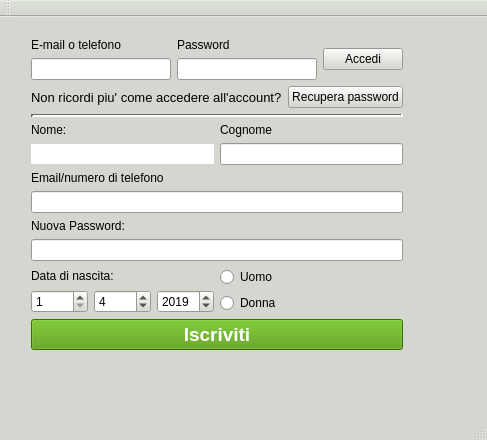
<?xml version="1.0" encoding="UTF-8"?>
<ui version="4.0">
 <class>ProjectQt</class>
 <widget class="QMainWindow" name="ProjectQt">
  <property name="windowModality">
   <enum>Qt::NonModal</enum>
  </property>
  <property name="enabled">
   <bool>true</bool>
  </property>
  <property name="geometry">
   <rect>
    <x>0</x>
    <y>0</y>
    <width>487</width>
    <height>440</height>
   </rect>
  </property>
  <property name="sizePolicy">
   <sizepolicy hsizetype="MinimumExpanding" vsizetype="MinimumExpanding">
    <horstretch>0</horstretch>
    <verstretch>0</verstretch>
   </sizepolicy>
  </property>
  <property name="minimumSize">
   <size>
    <width>487</width>
    <height>440</height>
   </size>
  </property>
  <property name="maximumSize">
   <size>
    <width>1234124</width>
    <height>134134</height>
   </size>
  </property>
  <property name="palette">
   <palette>
    <active>
     <colorrole role="WindowText">
      <brush brushstyle="SolidPattern">
       <color alpha="255">
        <red>0</red>
        <green>0</green>
        <blue>0</blue>
       </color>
      </brush>
     </colorrole>
     <colorrole role="Button">
      <brush brushstyle="SolidPattern">
       <color alpha="255">
        <red>211</red>
        <green>215</green>
        <blue>207</blue>
       </color>
      </brush>
     </colorrole>
     <colorrole role="Light">
      <brush brushstyle="SolidPattern">
       <color alpha="255">
        <red>255</red>
        <green>255</green>
        <blue>255</blue>
       </color>
      </brush>
     </colorrole>
     <colorrole role="Midlight">
      <brush brushstyle="SolidPattern">
       <color alpha="255">
        <red>233</red>
        <green>235</green>
        <blue>231</blue>
       </color>
      </brush>
     </colorrole>
     <colorrole role="Dark">
      <brush brushstyle="SolidPattern">
       <color alpha="255">
        <red>105</red>
        <green>107</green>
        <blue>103</blue>
       </color>
      </brush>
     </colorrole>
     <colorrole role="Mid">
      <brush brushstyle="SolidPattern">
       <color alpha="255">
        <red>141</red>
        <green>143</green>
        <blue>138</blue>
       </color>
      </brush>
     </colorrole>
     <colorrole role="Text">
      <brush brushstyle="SolidPattern">
       <color alpha="255">
        <red>0</red>
        <green>0</green>
        <blue>0</blue>
       </color>
      </brush>
     </colorrole>
     <colorrole role="BrightText">
      <brush brushstyle="SolidPattern">
       <color alpha="255">
        <red>255</red>
        <green>255</green>
        <blue>255</blue>
       </color>
      </brush>
     </colorrole>
     <colorrole role="ButtonText">
      <brush brushstyle="SolidPattern">
       <color alpha="255">
        <red>0</red>
        <green>0</green>
        <blue>0</blue>
       </color>
      </brush>
     </colorrole>
     <colorrole role="Base">
      <brush brushstyle="SolidPattern">
       <color alpha="255">
        <red>255</red>
        <green>255</green>
        <blue>255</blue>
       </color>
      </brush>
     </colorrole>
     <colorrole role="Window">
      <brush brushstyle="SolidPattern">
       <color alpha="255">
        <red>211</red>
        <green>215</green>
        <blue>207</blue>
       </color>
      </brush>
     </colorrole>
     <colorrole role="Shadow">
      <brush brushstyle="SolidPattern">
       <color alpha="255">
        <red>0</red>
        <green>0</green>
        <blue>0</blue>
       </color>
      </brush>
     </colorrole>
     <colorrole role="AlternateBase">
      <brush brushstyle="SolidPattern">
       <color alpha="255">
        <red>233</red>
        <green>235</green>
        <blue>231</blue>
       </color>
      </brush>
     </colorrole>
     <colorrole role="ToolTipBase">
      <brush brushstyle="SolidPattern">
       <color alpha="255">
        <red>255</red>
        <green>255</green>
        <blue>220</blue>
       </color>
      </brush>
     </colorrole>
     <colorrole role="ToolTipText">
      <brush brushstyle="SolidPattern">
       <color alpha="255">
        <red>0</red>
        <green>0</green>
        <blue>0</blue>
       </color>
      </brush>
     </colorrole>
     <colorrole role="PlaceholderText">
      <brush brushstyle="SolidPattern">
       <color alpha="128">
        <red>0</red>
        <green>0</green>
        <blue>0</blue>
       </color>
      </brush>
     </colorrole>
    </active>
    <inactive>
     <colorrole role="WindowText">
      <brush brushstyle="SolidPattern">
       <color alpha="255">
        <red>0</red>
        <green>0</green>
        <blue>0</blue>
       </color>
      </brush>
     </colorrole>
     <colorrole role="Button">
      <brush brushstyle="SolidPattern">
       <color alpha="255">
        <red>211</red>
        <green>215</green>
        <blue>207</blue>
       </color>
      </brush>
     </colorrole>
     <colorrole role="Light">
      <brush brushstyle="SolidPattern">
       <color alpha="255">
        <red>255</red>
        <green>255</green>
        <blue>255</blue>
       </color>
      </brush>
     </colorrole>
     <colorrole role="Midlight">
      <brush brushstyle="SolidPattern">
       <color alpha="255">
        <red>233</red>
        <green>235</green>
        <blue>231</blue>
       </color>
      </brush>
     </colorrole>
     <colorrole role="Dark">
      <brush brushstyle="SolidPattern">
       <color alpha="255">
        <red>105</red>
        <green>107</green>
        <blue>103</blue>
       </color>
      </brush>
     </colorrole>
     <colorrole role="Mid">
      <brush brushstyle="SolidPattern">
       <color alpha="255">
        <red>141</red>
        <green>143</green>
        <blue>138</blue>
       </color>
      </brush>
     </colorrole>
     <colorrole role="Text">
      <brush brushstyle="SolidPattern">
       <color alpha="255">
        <red>0</red>
        <green>0</green>
        <blue>0</blue>
       </color>
      </brush>
     </colorrole>
     <colorrole role="BrightText">
      <brush brushstyle="SolidPattern">
       <color alpha="255">
        <red>255</red>
        <green>255</green>
        <blue>255</blue>
       </color>
      </brush>
     </colorrole>
     <colorrole role="ButtonText">
      <brush brushstyle="SolidPattern">
       <color alpha="255">
        <red>0</red>
        <green>0</green>
        <blue>0</blue>
       </color>
      </brush>
     </colorrole>
     <colorrole role="Base">
      <brush brushstyle="SolidPattern">
       <color alpha="255">
        <red>255</red>
        <green>255</green>
        <blue>255</blue>
       </color>
      </brush>
     </colorrole>
     <colorrole role="Window">
      <brush brushstyle="SolidPattern">
       <color alpha="255">
        <red>211</red>
        <green>215</green>
        <blue>207</blue>
       </color>
      </brush>
     </colorrole>
     <colorrole role="Shadow">
      <brush brushstyle="SolidPattern">
       <color alpha="255">
        <red>0</red>
        <green>0</green>
        <blue>0</blue>
       </color>
      </brush>
     </colorrole>
     <colorrole role="AlternateBase">
      <brush brushstyle="SolidPattern">
       <color alpha="255">
        <red>233</red>
        <green>235</green>
        <blue>231</blue>
       </color>
      </brush>
     </colorrole>
     <colorrole role="ToolTipBase">
      <brush brushstyle="SolidPattern">
       <color alpha="255">
        <red>255</red>
        <green>255</green>
        <blue>220</blue>
       </color>
      </brush>
     </colorrole>
     <colorrole role="ToolTipText">
      <brush brushstyle="SolidPattern">
       <color alpha="255">
        <red>0</red>
        <green>0</green>
        <blue>0</blue>
       </color>
      </brush>
     </colorrole>
     <colorrole role="PlaceholderText">
      <brush brushstyle="SolidPattern">
       <color alpha="128">
        <red>0</red>
        <green>0</green>
        <blue>0</blue>
       </color>
      </brush>
     </colorrole>
    </inactive>
    <disabled>
     <colorrole role="WindowText">
      <brush brushstyle="SolidPattern">
       <color alpha="255">
        <red>105</red>
        <green>107</green>
        <blue>103</blue>
       </color>
      </brush>
     </colorrole>
     <colorrole role="Button">
      <brush brushstyle="SolidPattern">
       <color alpha="255">
        <red>211</red>
        <green>215</green>
        <blue>207</blue>
       </color>
      </brush>
     </colorrole>
     <colorrole role="Light">
      <brush brushstyle="SolidPattern">
       <color alpha="255">
        <red>255</red>
        <green>255</green>
        <blue>255</blue>
       </color>
      </brush>
     </colorrole>
     <colorrole role="Midlight">
      <brush brushstyle="SolidPattern">
       <color alpha="255">
        <red>233</red>
        <green>235</green>
        <blue>231</blue>
       </color>
      </brush>
     </colorrole>
     <colorrole role="Dark">
      <brush brushstyle="SolidPattern">
       <color alpha="255">
        <red>105</red>
        <green>107</green>
        <blue>103</blue>
       </color>
      </brush>
     </colorrole>
     <colorrole role="Mid">
      <brush brushstyle="SolidPattern">
       <color alpha="255">
        <red>141</red>
        <green>143</green>
        <blue>138</blue>
       </color>
      </brush>
     </colorrole>
     <colorrole role="Text">
      <brush brushstyle="SolidPattern">
       <color alpha="255">
        <red>105</red>
        <green>107</green>
        <blue>103</blue>
       </color>
      </brush>
     </colorrole>
     <colorrole role="BrightText">
      <brush brushstyle="SolidPattern">
       <color alpha="255">
        <red>255</red>
        <green>255</green>
        <blue>255</blue>
       </color>
      </brush>
     </colorrole>
     <colorrole role="ButtonText">
      <brush brushstyle="SolidPattern">
       <color alpha="255">
        <red>105</red>
        <green>107</green>
        <blue>103</blue>
       </color>
      </brush>
     </colorrole>
     <colorrole role="Base">
      <brush brushstyle="SolidPattern">
       <color alpha="255">
        <red>211</red>
        <green>215</green>
        <blue>207</blue>
       </color>
      </brush>
     </colorrole>
     <colorrole role="Window">
      <brush brushstyle="SolidPattern">
       <color alpha="255">
        <red>211</red>
        <green>215</green>
        <blue>207</blue>
       </color>
      </brush>
     </colorrole>
     <colorrole role="Shadow">
      <brush brushstyle="SolidPattern">
       <color alpha="255">
        <red>0</red>
        <green>0</green>
        <blue>0</blue>
       </color>
      </brush>
     </colorrole>
     <colorrole role="AlternateBase">
      <brush brushstyle="SolidPattern">
       <color alpha="255">
        <red>211</red>
        <green>215</green>
        <blue>207</blue>
       </color>
      </brush>
     </colorrole>
     <colorrole role="ToolTipBase">
      <brush brushstyle="SolidPattern">
       <color alpha="255">
        <red>255</red>
        <green>255</green>
        <blue>220</blue>
       </color>
      </brush>
     </colorrole>
     <colorrole role="ToolTipText">
      <brush brushstyle="SolidPattern">
       <color alpha="255">
        <red>0</red>
        <green>0</green>
        <blue>0</blue>
       </color>
      </brush>
     </colorrole>
     <colorrole role="PlaceholderText">
      <brush brushstyle="SolidPattern">
       <color alpha="128">
        <red>0</red>
        <green>0</green>
        <blue>0</blue>
       </color>
      </brush>
     </colorrole>
    </disabled>
   </palette>
  </property>
  <property name="windowTitle">
   <string>MainWindow</string>
  </property>
  <property name="autoFillBackground">
   <bool>true</bool>
  </property>
  <widget class="QWidget" name="centralWidget">
   <widget class="QWidget" name="gridLayoutWidget_2">
    <property name="geometry">
     <rect>
      <x>20</x>
      <y>10</y>
      <width>451</width>
      <height>360</height>
     </rect>
    </property>
    <layout class="QGridLayout" name="gridLayout_3">
     <property name="sizeConstraint">
      <enum>QLayout::SetFixedSize</enum>
     </property>
     <item row="0" column="1">
      <layout class="QHBoxLayout" name="horizontalLayout">
       <item>
        <layout class="QGridLayout" name="gridLayout_2">
         <item row="1" column="0">
          <widget class="QLineEdit" name="lineEditEmail">
           <property name="inputMask">
            <string/>
           </property>
           <property name="text">
            <string/>
           </property>
          </widget>
         </item>
         <item row="1" column="1">
          <widget class="QLineEdit" name="lineEditPassword">
           <property name="inputMethodHints">
            <set>Qt::ImhHiddenText|Qt::ImhNoAutoUppercase|Qt::ImhNoPredictiveText|Qt::ImhSensitiveData</set>
           </property>
           <property name="echoMode">
            <enum>QLineEdit::Password</enum>
           </property>
          </widget>
         </item>
         <item row="0" column="1">
          <widget class="QLabel" name="label_3">
           <property name="text">
            <string>Password</string>
           </property>
          </widget>
         </item>
         <item row="0" column="0">
          <widget class="QLabel" name="label_2">
           <property name="text">
            <string>E-mail o telefono</string>
           </property>
          </widget>
         </item>
        </layout>
       </item>
       <item>
        <widget class="QPushButton" name="pushButtonAccess">
         <property name="text">
          <string>Accedi</string>
         </property>
        </widget>
       </item>
      </layout>
     </item>
     <item row="1" column="1">
      <layout class="QGridLayout" name="gridLayout">
       <item row="0" column="0">
        <widget class="QLabel" name="label">
         <property name="sizePolicy">
          <sizepolicy hsizetype="Minimum" vsizetype="Minimum">
           <horstretch>0</horstretch>
           <verstretch>0</verstretch>
          </sizepolicy>
         </property>
         <property name="font">
          <font>
           <pointsize>10</pointsize>
          </font>
         </property>
         <property name="text">
          <string>Non ricordi piu' come accedere all'account?</string>
         </property>
         <property name="textFormat">
          <enum>Qt::AutoText</enum>
         </property>
        </widget>
       </item>
       <item row="0" column="1">
        <widget class="QPushButton" name="pushButtonRecovery">
         <property name="text">
          <string>Recupera password</string>
         </property>
        </widget>
       </item>
      </layout>
     </item>
     <item row="3" column="1">
      <layout class="QVBoxLayout" name="verticalLayout">
       <item>
        <layout class="QGridLayout" name="gridLayout_4">
         <item row="0" column="0">
          <widget class="QLabel" name="label_5">
           <property name="text">
            <string>Nome:</string>
           </property>
          </widget>
         </item>
         <item row="1" column="0">
          <widget class="QLineEdit" name="lineEditNewName">
           <property name="enabled">
            <bool>true</bool>
           </property>
           <property name="autoFillBackground">
            <bool>false</bool>
           </property>
           <property name="inputMethodHints">
            <set>Qt::ImhNone</set>
           </property>
           <property name="inputMask">
            <string/>
           </property>
           <property name="text">
            <string/>
           </property>
           <property name="frame">
            <bool>false</bool>
           </property>
           <property name="dragEnabled">
            <bool>false</bool>
           </property>
           <property name="clearButtonEnabled">
            <bool>false</bool>
           </property>
          </widget>
         </item>
         <item row="1" column="1">
          <widget class="QLineEdit" name="lineEditNewSurname">
           <property name="inputMask">
            <string/>
           </property>
           <property name="text">
            <string/>
           </property>
          </widget>
         </item>
         <item row="0" column="1">
          <widget class="QLabel" name="label_6">
           <property name="text">
            <string>Cognome</string>
           </property>
          </widget>
         </item>
        </layout>
       </item>
       <item>
        <widget class="QLabel" name="label_8">
         <property name="text">
          <string>Email/numero di telefono</string>
         </property>
        </widget>
       </item>
       <item>
        <widget class="QLineEdit" name="lineEditNewEmail">
         <property name="inputMask">
          <string notr="true"/>
         </property>
         <property name="text">
          <string notr="true"/>
         </property>
         <property name="frame">
          <bool>true</bool>
         </property>
         <property name="echoMode">
          <enum>QLineEdit::Normal</enum>
         </property>
        </widget>
       </item>
       <item>
        <widget class="QLabel" name="label_7">
         <property name="text">
          <string>Nuova Password:</string>
         </property>
        </widget>
       </item>
       <item>
        <widget class="QLineEdit" name="lineEditNewPassword">
         <property name="inputMask">
          <string/>
         </property>
         <property name="text">
          <string/>
         </property>
         <property name="echoMode">
          <enum>QLineEdit::PasswordEchoOnEdit</enum>
         </property>
        </widget>
       </item>
       <item>
        <layout class="QHBoxLayout" name="horizontalLayout_3">
         <item>
          <layout class="QVBoxLayout" name="verticalLayout_3">
           <item>
            <widget class="QLabel" name="label_4">
             <property name="text">
              <string>Data di nascita:</string>
             </property>
            </widget>
           </item>
           <item>
            <layout class="QHBoxLayout" name="horizontalLayout_2">
             <item>
              <widget class="QSpinBox" name="spinBoxDay">
               <property name="minimum">
                <number>1</number>
               </property>
               <property name="maximum">
                <number>31</number>
               </property>
               <property name="displayIntegerBase">
                <number>10</number>
               </property>
              </widget>
             </item>
             <item>
              <widget class="QSpinBox" name="spinBoxMonth">
               <property name="minimum">
                <number>1</number>
               </property>
               <property name="maximum">
                <number>12</number>
               </property>
               <property name="value">
                <number>4</number>
               </property>
              </widget>
             </item>
             <item>
              <widget class="QSpinBox" name="spinBoxYear">
               <property name="minimum">
                <number>1900</number>
               </property>
               <property name="maximum">
                <number>2099</number>
               </property>
               <property name="value">
                <number>2019</number>
               </property>
              </widget>
             </item>
            </layout>
           </item>
          </layout>
         </item>
         <item>
          <layout class="QVBoxLayout" name="verticalLayout_2">
           <item>
            <widget class="QRadioButton" name="radioButtonMan">
             <property name="text">
              <string>Uomo</string>
             </property>
             <property name="checkable">
              <bool>true</bool>
             </property>
             <property name="checked">
              <bool>false</bool>
             </property>
            </widget>
           </item>
           <item>
            <widget class="QRadioButton" name="radioButtonWoman">
             <property name="text">
              <string>Donna</string>
             </property>
            </widget>
           </item>
          </layout>
         </item>
        </layout>
       </item>
      </layout>
     </item>
     <item row="2" column="1">
      <widget class="Line" name="line">
       <property name="lineWidth">
        <number>3</number>
       </property>
       <property name="orientation">
        <enum>Qt::Horizontal</enum>
       </property>
      </widget>
     </item>
     <item row="4" column="1">
      <widget class="QPushButton" name="pushButtonSubmit">
       <property name="palette">
        <palette>
         <active>
          <colorrole role="WindowText">
           <brush brushstyle="SolidPattern">
            <color alpha="255">
             <red>0</red>
             <green>0</green>
             <blue>0</blue>
            </color>
           </brush>
          </colorrole>
          <colorrole role="Button">
           <brush brushstyle="SolidPattern">
            <color alpha="255">
             <red>78</red>
             <green>154</green>
             <blue>6</blue>
            </color>
           </brush>
          </colorrole>
          <colorrole role="Light">
           <brush brushstyle="SolidPattern">
            <color alpha="255">
             <red>117</red>
             <green>231</green>
             <blue>9</blue>
            </color>
           </brush>
          </colorrole>
          <colorrole role="Midlight">
           <brush brushstyle="SolidPattern">
            <color alpha="255">
             <red>97</red>
             <green>192</green>
             <blue>7</blue>
            </color>
           </brush>
          </colorrole>
          <colorrole role="Dark">
           <brush brushstyle="SolidPattern">
            <color alpha="255">
             <red>39</red>
             <green>77</green>
             <blue>3</blue>
            </color>
           </brush>
          </colorrole>
          <colorrole role="Mid">
           <brush brushstyle="SolidPattern">
            <color alpha="255">
             <red>52</red>
             <green>103</green>
             <blue>4</blue>
            </color>
           </brush>
          </colorrole>
          <colorrole role="Text">
           <brush brushstyle="SolidPattern">
            <color alpha="255">
             <red>0</red>
             <green>0</green>
             <blue>0</blue>
            </color>
           </brush>
          </colorrole>
          <colorrole role="BrightText">
           <brush brushstyle="SolidPattern">
            <color alpha="255">
             <red>255</red>
             <green>255</green>
             <blue>255</blue>
            </color>
           </brush>
          </colorrole>
          <colorrole role="ButtonText">
           <brush brushstyle="SolidPattern">
            <color alpha="255">
             <red>255</red>
             <green>255</green>
             <blue>255</blue>
            </color>
           </brush>
          </colorrole>
          <colorrole role="Base">
           <brush brushstyle="SolidPattern">
            <color alpha="255">
             <red>255</red>
             <green>255</green>
             <blue>255</blue>
            </color>
           </brush>
          </colorrole>
          <colorrole role="Window">
           <brush brushstyle="SolidPattern">
            <color alpha="255">
             <red>78</red>
             <green>154</green>
             <blue>6</blue>
            </color>
           </brush>
          </colorrole>
          <colorrole role="Shadow">
           <brush brushstyle="SolidPattern">
            <color alpha="255">
             <red>0</red>
             <green>0</green>
             <blue>0</blue>
            </color>
           </brush>
          </colorrole>
          <colorrole role="AlternateBase">
           <brush brushstyle="SolidPattern">
            <color alpha="255">
             <red>166</red>
             <green>204</green>
             <blue>130</blue>
            </color>
           </brush>
          </colorrole>
          <colorrole role="ToolTipBase">
           <brush brushstyle="SolidPattern">
            <color alpha="255">
             <red>255</red>
             <green>255</green>
             <blue>220</blue>
            </color>
           </brush>
          </colorrole>
          <colorrole role="ToolTipText">
           <brush brushstyle="SolidPattern">
            <color alpha="255">
             <red>0</red>
             <green>0</green>
             <blue>0</blue>
            </color>
           </brush>
          </colorrole>
          <colorrole role="PlaceholderText">
           <brush brushstyle="SolidPattern">
            <color alpha="128">
             <red>0</red>
             <green>0</green>
             <blue>0</blue>
            </color>
           </brush>
          </colorrole>
         </active>
         <inactive>
          <colorrole role="WindowText">
           <brush brushstyle="SolidPattern">
            <color alpha="255">
             <red>0</red>
             <green>0</green>
             <blue>0</blue>
            </color>
           </brush>
          </colorrole>
          <colorrole role="Button">
           <brush brushstyle="SolidPattern">
            <color alpha="255">
             <red>78</red>
             <green>154</green>
             <blue>6</blue>
            </color>
           </brush>
          </colorrole>
          <colorrole role="Light">
           <brush brushstyle="SolidPattern">
            <color alpha="255">
             <red>117</red>
             <green>231</green>
             <blue>9</blue>
            </color>
           </brush>
          </colorrole>
          <colorrole role="Midlight">
           <brush brushstyle="SolidPattern">
            <color alpha="255">
             <red>97</red>
             <green>192</green>
             <blue>7</blue>
            </color>
           </brush>
          </colorrole>
          <colorrole role="Dark">
           <brush brushstyle="SolidPattern">
            <color alpha="255">
             <red>39</red>
             <green>77</green>
             <blue>3</blue>
            </color>
           </brush>
          </colorrole>
          <colorrole role="Mid">
           <brush brushstyle="SolidPattern">
            <color alpha="255">
             <red>52</red>
             <green>103</green>
             <blue>4</blue>
            </color>
           </brush>
          </colorrole>
          <colorrole role="Text">
           <brush brushstyle="SolidPattern">
            <color alpha="255">
             <red>0</red>
             <green>0</green>
             <blue>0</blue>
            </color>
           </brush>
          </colorrole>
          <colorrole role="BrightText">
           <brush brushstyle="SolidPattern">
            <color alpha="255">
             <red>255</red>
             <green>255</green>
             <blue>255</blue>
            </color>
           </brush>
          </colorrole>
          <colorrole role="ButtonText">
           <brush brushstyle="SolidPattern">
            <color alpha="255">
             <red>255</red>
             <green>255</green>
             <blue>255</blue>
            </color>
           </brush>
          </colorrole>
          <colorrole role="Base">
           <brush brushstyle="SolidPattern">
            <color alpha="255">
             <red>255</red>
             <green>255</green>
             <blue>255</blue>
            </color>
           </brush>
          </colorrole>
          <colorrole role="Window">
           <brush brushstyle="SolidPattern">
            <color alpha="255">
             <red>78</red>
             <green>154</green>
             <blue>6</blue>
            </color>
           </brush>
          </colorrole>
          <colorrole role="Shadow">
           <brush brushstyle="SolidPattern">
            <color alpha="255">
             <red>0</red>
             <green>0</green>
             <blue>0</blue>
            </color>
           </brush>
          </colorrole>
          <colorrole role="AlternateBase">
           <brush brushstyle="SolidPattern">
            <color alpha="255">
             <red>166</red>
             <green>204</green>
             <blue>130</blue>
            </color>
           </brush>
          </colorrole>
          <colorrole role="ToolTipBase">
           <brush brushstyle="SolidPattern">
            <color alpha="255">
             <red>255</red>
             <green>255</green>
             <blue>220</blue>
            </color>
           </brush>
          </colorrole>
          <colorrole role="ToolTipText">
           <brush brushstyle="SolidPattern">
            <color alpha="255">
             <red>0</red>
             <green>0</green>
             <blue>0</blue>
            </color>
           </brush>
          </colorrole>
          <colorrole role="PlaceholderText">
           <brush brushstyle="SolidPattern">
            <color alpha="128">
             <red>0</red>
             <green>0</green>
             <blue>0</blue>
            </color>
           </brush>
          </colorrole>
         </inactive>
         <disabled>
          <colorrole role="WindowText">
           <brush brushstyle="SolidPattern">
            <color alpha="255">
             <red>39</red>
             <green>77</green>
             <blue>3</blue>
            </color>
           </brush>
          </colorrole>
          <colorrole role="Button">
           <brush brushstyle="SolidPattern">
            <color alpha="255">
             <red>78</red>
             <green>154</green>
             <blue>6</blue>
            </color>
           </brush>
          </colorrole>
          <colorrole role="Light">
           <brush brushstyle="SolidPattern">
            <color alpha="255">
             <red>117</red>
             <green>231</green>
             <blue>9</blue>
            </color>
           </brush>
          </colorrole>
          <colorrole role="Midlight">
           <brush brushstyle="SolidPattern">
            <color alpha="255">
             <red>97</red>
             <green>192</green>
             <blue>7</blue>
            </color>
           </brush>
          </colorrole>
          <colorrole role="Dark">
           <brush brushstyle="SolidPattern">
            <color alpha="255">
             <red>39</red>
             <green>77</green>
             <blue>3</blue>
            </color>
           </brush>
          </colorrole>
          <colorrole role="Mid">
           <brush brushstyle="SolidPattern">
            <color alpha="255">
             <red>52</red>
             <green>103</green>
             <blue>4</blue>
            </color>
           </brush>
          </colorrole>
          <colorrole role="Text">
           <brush brushstyle="SolidPattern">
            <color alpha="255">
             <red>39</red>
             <green>77</green>
             <blue>3</blue>
            </color>
           </brush>
          </colorrole>
          <colorrole role="BrightText">
           <brush brushstyle="SolidPattern">
            <color alpha="255">
             <red>255</red>
             <green>255</green>
             <blue>255</blue>
            </color>
           </brush>
          </colorrole>
          <colorrole role="ButtonText">
           <brush brushstyle="SolidPattern">
            <color alpha="255">
             <red>39</red>
             <green>77</green>
             <blue>3</blue>
            </color>
           </brush>
          </colorrole>
          <colorrole role="Base">
           <brush brushstyle="SolidPattern">
            <color alpha="255">
             <red>78</red>
             <green>154</green>
             <blue>6</blue>
            </color>
           </brush>
          </colorrole>
          <colorrole role="Window">
           <brush brushstyle="SolidPattern">
            <color alpha="255">
             <red>78</red>
             <green>154</green>
             <blue>6</blue>
            </color>
           </brush>
          </colorrole>
          <colorrole role="Shadow">
           <brush brushstyle="SolidPattern">
            <color alpha="255">
             <red>0</red>
             <green>0</green>
             <blue>0</blue>
            </color>
           </brush>
          </colorrole>
          <colorrole role="AlternateBase">
           <brush brushstyle="SolidPattern">
            <color alpha="255">
             <red>78</red>
             <green>154</green>
             <blue>6</blue>
            </color>
           </brush>
          </colorrole>
          <colorrole role="ToolTipBase">
           <brush brushstyle="SolidPattern">
            <color alpha="255">
             <red>255</red>
             <green>255</green>
             <blue>220</blue>
            </color>
           </brush>
          </colorrole>
          <colorrole role="ToolTipText">
           <brush brushstyle="SolidPattern">
            <color alpha="255">
             <red>0</red>
             <green>0</green>
             <blue>0</blue>
            </color>
           </brush>
          </colorrole>
          <colorrole role="PlaceholderText">
           <brush brushstyle="SolidPattern">
            <color alpha="128">
             <red>0</red>
             <green>0</green>
             <blue>0</blue>
            </color>
           </brush>
          </colorrole>
         </disabled>
        </palette>
       </property>
       <property name="font">
        <font>
         <pointsize>14</pointsize>
         <weight>75</weight>
         <bold>true</bold>
         <kerning>true</kerning>
        </font>
       </property>
       <property name="text">
        <string>Iscriviti</string>
       </property>
       <property name="checkable">
        <bool>false</bool>
       </property>
      </widget>
     </item>
    </layout>
   </widget>
  </widget>
  <widget class="QMenuBar" name="menuBar">
   <property name="geometry">
    <rect>
     <x>0</x>
     <y>0</y>
     <width>487</width>
     <height>22</height>
    </rect>
   </property>
  </widget>
  <widget class="QToolBar" name="mainToolBar">
   <attribute name="toolBarArea">
    <enum>TopToolBarArea</enum>
   </attribute>
   <attribute name="toolBarBreak">
    <bool>false</bool>
   </attribute>
  </widget>
  <widget class="QStatusBar" name="statusBar"/>
 </widget>
 <layoutdefault spacing="6" margin="11"/>
 <resources/>
 <connections/>
</ui>
